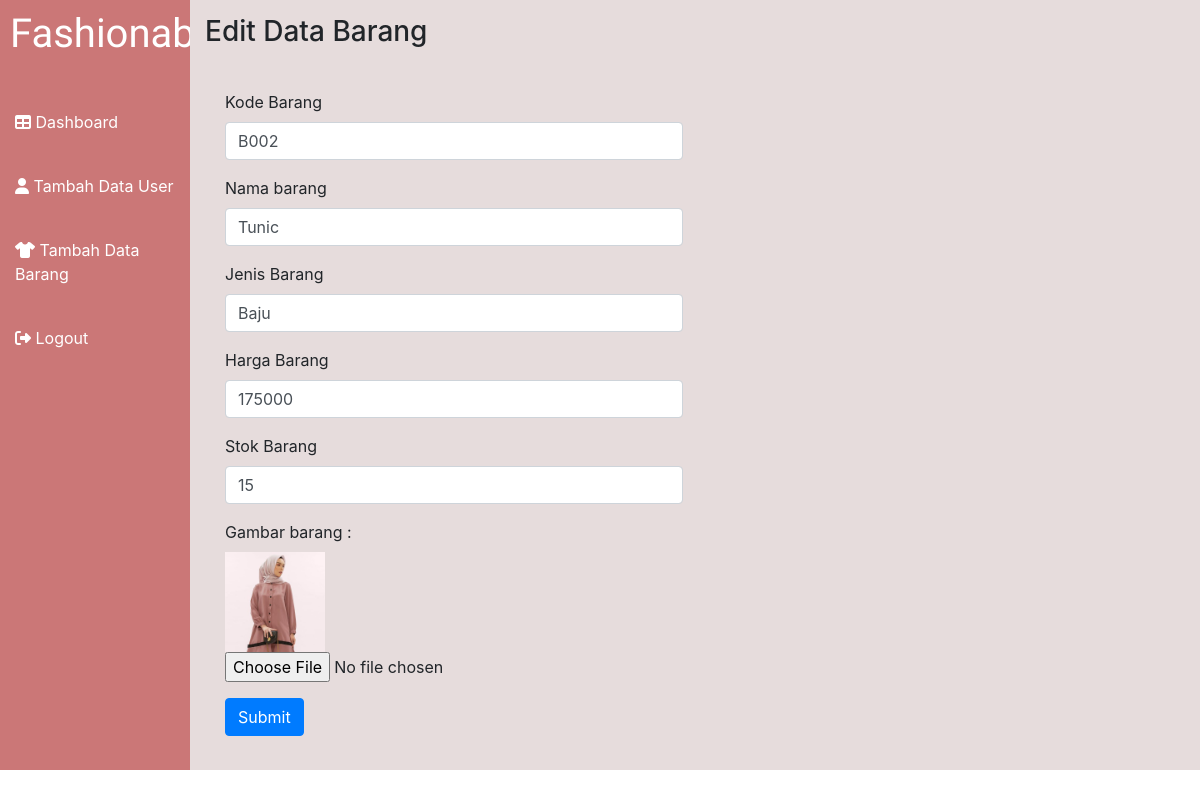
Page /editbarang2.php?kode_barang=B002 (signed in) on the committed database.
### tables this page shows
CREATE TABLE `barang` (
  `kode_barang` varchar(10) NOT NULL,
  `gambar_barang` varchar(100) NOT NULL,
  `nama_barang` varchar(100) NOT NULL,
  `jenis_barang` varchar(100) NOT NULL,
  `harga_barang` int(6) NOT NULL,
  `stok_barang` int(4) NOT NULL
);

### functions.php (called while the page is built, shortened)
<?php
$conn = mysqli_connect('localhost', 'root', '','master');
    function query($query){
      global $conn;
      $result = mysqli_query($conn,$query);
      $rows = [];
      while($row = mysqli_fetch_assoc($result)){
        $rows[] = $row;
      }
      return $rows;
    }
?>

### editbarang2.php (the view, shortened to what this page needs)
<?php
require 'functions.php';
$kode_barang = $_GET["kode_barang"];
$barang = query("SELECT * FROM barang WHERE kode_barang = '$kode_barang'")[0];
?>
<!doctype html>
<html lang="en">
<head>
  <link rel="stylesheet" href="styles2.css">
  <link rel="stylesheet" href="https://stackpath.bootstrapcdn.com/bootstrap/4.5.0/css/bootstrap.min.css">
</head>
<body>
  <div class="row my-container">
    <div class="col-2 my-brand">
      <h1>Fashionable</h1>
    </div>
    <div class="col-10 my-header">
      <h3>Edit Data Barang</h3>
    </div>
  </div>
  <div class="row my-container2">
    <div class="col-2 my-sidebar">
      <li class="menu">
        <a href="admin2.php" class="menu-link">
          <i class="fas fa-table"></i>
          <span>Dashboard</span>
        </a>
      </li>
      <li class="menu">
        <a href="formuser2.php" class="menu-link">
          <i class="fas fa-user"></i>
          <span>Tambah Data User</span>
        </a>
      </li>
      <li class="menu">
        <a href="formbarang2.php" class="menu-link">
          <i class="fas fa-tshirt"></i>
          <span>Tambah Data Barang</span>
        </a>
      </li>
      <li class="menu">
        <a href="logout.php" class="menu-link">
          <i class="fas fa-sign-out-alt"></i>
          <span>Logout</span>
        </a>
      </li>
    </div>
    <div class="col-10 my-content">
      <div class="form-user">
        <form action="" method="POST" enctype="multipart/form-data">
          <div class="form-group">
            <label for="exampleInputKodebarang1">Kode Barang</label>
            <input type="text" name="kode_barang" value="<?= $barang["kode_barang"]; ?>" class="form-control" id="exampleInputKodebarang1" aria-describedby="Kodebarang" autofocus>
          </div>
          <div class="form-group">
            <label for="exampleInputNamabarang1">Nama barang</label>
            <input type="text" name="nama_barang" autofocus autocomplete="off" value="<?= $barang["nama_barang"]; ?>" class="form-control" id="exampleNamabarang1" aria-describedby="Namabarang">
          </div>
          <div class=" form-group">
            <label for="exampleInputJenisbarang1">Jenis Barang</label>
            <input type="text" name="jenis_barang" autocomplete="off" value="<?= $barang["jenis_barang"]; ?>" class="form-control" id="exampleInputJenisbarang1" aria-describedby="Jenisbarang">
          </div>
          <div class="form-group">
            <label for="exampleInputHargabarang1">Harga Barang</label>
            <input type="text" name="harga_barang" autocomplete="off" value="<?= $barang["harga_barang"]; ?>" class="form-control" id="exampleInputHargabarang1" aria-describedby="Hargabarang">
          </div>
          <div class="form-group">
            <label for="exampleInputStokbarang1">Stok Barang</label>
            <input type="text" name="stok_barang" autocomplete="off" value="<?= $barang["stok_barang"]; ?>" class="form-control" id="exampleInputStokbarang1">
          </div>
          <div class="form-group">
            <label>
              Gambar barang :
            </label>
            <img src="img/<?= $barang["gambar_barang"]; ?>" style="display: block;" width="100">
            <input type="file" name="gambar_barang">
          </div>
          <button type="submit" name="editbarang" class="btn btn-primary">Submit</button>
        </form>
      </div>
    </div>
  </div>
</body>
</html>

### styles2.css (style rules this page uses)
.my-container { height: 70px; }
.my-container2 { height: 700px; }
.my-brand { background-color: #CB7777; font-family: 'Satisfy', cursive; }
.my-brand h1 { color: white; margin-left: 10px; margin-top: 10px; }
.my-header { background-color: #E6DCDC; padding-top: 15px; }
.my-sidebar { background-color: #CB7777; }
.menu { list-style: none; padding-top: 40px; padding-left: 15px; }
.menu-link { color: white; }
.my-content { background-color: #E6DCDC; }
.form-user { width: 50%; padding: 20px; }

### rows in the picture
barang: kode_barang "B002", nama_barang "Tunic", jenis_barang "Baju", harga_barang "175000", stok_barang "15", gambar_barang (picture)
